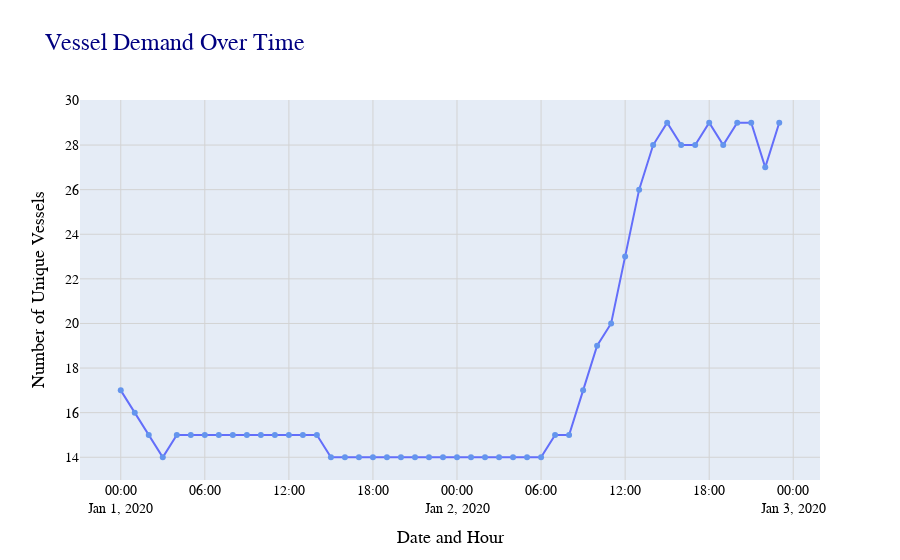

Here is the notebook cell this chart was saved with:
### Code cell
# Plot
fig = px.line(vessel_df, x='date_hour_combined', y='distinct_vessels', title='Vessel Demand Over Time',
              hover_data={'date_hour_combined': '|%Y-%m-%d %H:%M:%S', 'distinct_vessels': True},
              markers=True)

# Customizing layout
fig.update_layout(
    title_font_color="navy",
    title_font_family="Calibri",
    title_font_size=24,
    xaxis_title="Date and Hour",
    yaxis_title="Number of Unique Vessels",
    xaxis=dict(
        title_font_family="Calibri",
        title_font_color="black",
        title_font_size=18,
        tickfont=dict(family="Calibri", size=14, color="black"),
        showgrid=True,
        gridcolor="lightgray"
    ),
    yaxis=dict(
        title_font_family="Calibri",
        title_font_color="black",
        title_font_size=18,
        tickfont=dict(family="Calibri", size=14, color="black"),
        showgrid=True,
        gridcolor="lightgray"
    ),
    legend=dict(
        title="Legend",
        title_font_family="Calibri",
        title_font_size=16,
        font=dict(family="Calibri", size=14, color="black"),
        bgcolor="rgba(255, 255, 255, 0.5)",
        bordercolor="black",
        borderwidth=1
    ),
   # plot_bgcolor='rgba(0,0,0,0)' , # Make plot background fully transparent
    hoverlabel=dict(
        bgcolor="white",  # Set background color of hover label
        font=dict(family="Calibri", size=15, color="black"))  # Set font properties of hover label
)

# Customizing marker properties
fig.update_traces(marker=dict(size=6, color='cornflowerblue', symbol='circle'))

fig.show()

### Figure 1 — Plotly figure (JSON) as saved in the notebook; plotly's stock layout.template omitted (floating-point values rounded to 4 significant figures)
{"data": [{"hovertemplate": "date_hour_combined=%{x|%Y-%m-%d %H:%M:%S}<br>distinct_vessels=%{y}<extra></extra>", "legendgroup": "", "line": {"color": "#636efa", "dash": "solid"}, "marker": {"color": "cornflowerblue", "size": 6, "symbol": "circle"}, "mode": "markers+lines", "name": "", "orientation": "v", "showlegend": false, "type": "scatter", "x": ["2020-01-01T00:00:00", "2020-01-01T01:00:00", "2020-01-01T02:00:00", "2020-01-01T03:00:00", "2020-01-01T04:00:00", "2020-01-01T05:00:00", "2020-01-01T06:00:00", "2020-01-01T07:00:00", "2020-01-01T08:00:00", "2020-01-01T09:00:00", "2020-01-01T10:00:00", "2020-01-01T11:00:00", "2020-01-01T12:00:00", "2020-01-01T13:00:00", "2020-01-01T14:00:00", "2020-01-01T15:00:00", "2020-01-01T16:00:00", "2020-01-01T17:00:00", "2020-01-01T18:00:00", "2020-01-01T19:00:00", "2020-01-01T20:00:00", "2020-01-01T21:00:00", "2020-01-01T22:00:00", "2020-01-01T23:00:00", "2020-01-02T00:00:00", "2020-01-02T01:00:00", "2020-01-02T02:00:00", "2020-01-02T03:00:00", "2020-01-02T04:00:00", "2020-01-02T05:00:00", "2020-01-02T06:00:00", "2020-01-02T07:00:00", "2020-01-02T08:00:00", "2020-01-02T09:00:00", "2020-01-02T10:00:00", "2020-01-02T11:00:00", "2020-01-02T12:00:00", "2020-01-02T13:00:00", "2020-01-02T14:00:00", "2020-01-02T15:00:00", "2020-01-02T16:00:00", "2020-01-02T17:00:00", "2020-01-02T18:00:00", "2020-01-02T19:00:00", "2020-01-02T20:00:00", "2020-01-02T21:00:00", "2020-01-02T22:00:00", "2020-01-02T23:00:00"], "xaxis": "x", "y": [17, 16, 15, 14, 15, 15, 15, 15, 15, 15, 15, 15, 15, 15, 15, 14, 14, 14, 14, 14, 14, 14, 14, 14, 14, 14, 14, 14, 14, 14, 14, 15, 15, 17, 19, 20, 23, 26, 28, 29, 28, 28, 29, 28, 29, 29, 27, 29], "yaxis": "y"}], "layout": {"autosize": true, "hoverlabel": {"bgcolor": "white", "font": {"color": "black", "family": "Calibri", "size": 15}}, "legend": {"bgcolor": "rgba(255, 255, 255, 0.5)", "bordercolor": "black", "borderwidth": 1, "font": {"color": "black", "family": "Calibri", "size": 14}, "title": {"font": {"family": "Calibri", "size": 16}, "text": "Legend"}, "tracegroupgap": 0}, "title": {"font": {"color": "navy", "family": "Calibri", "size": 24}, "text": "Vessel Demand Over Time"}, "xaxis": {"anchor": "y", "autorange": true, "domain": [0, 1], "gridcolor": "lightgray", "range": ["2019-12-31 21:12:47.5996", "2020-01-03 01:47:12.4004"], "showgrid": true, "tickfont": {"color": "black", "family": "Calibri", "size": 14}, "title": {"font": {"color": "black", "family": "Calibri", "size": 18}, "text": "Date and Hour"}, "type": "date"}, "yaxis": {"anchor": "x", "autorange": true, "domain": [0, 1], "gridcolor": "lightgray", "range": [12.76, 30.24], "showgrid": true, "tickfont": {"color": "black", "family": "Calibri", "size": 14}, "title": {"font": {"color": "black", "family": "Calibri", "size": 18}, "text": "Number of Unique Vessels"}, "type": "linear"}}}
